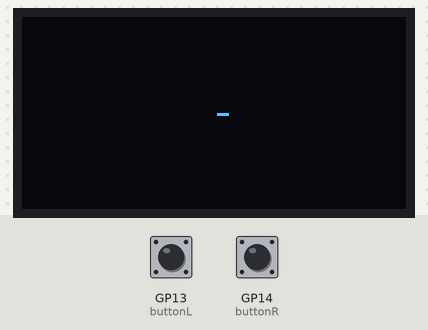
A program run on a simulated Raspberry Pi Pico running MicroPython. Parts: 128×64 one-colour display. Inputs (shaded band) come from the test bench; at power-on: GP13 (buttonL) HIGH, GP14 (buttonR) HIGH.

Above: at 1.4 s.
1.5 s: GP13 (buttonL) pulled LOW for 3.2 s
6.2 s: GP14 (buttonR) pulled LOW for 1 s
8.7 s: GP13 (buttonL) pulled LOW for 0.15 s
10.5 s: GP14 (buttonR) pulled LOW for 1 s
At 11.6 s:
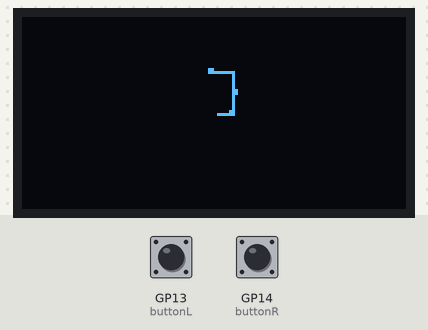
Timing chart, 0 to 13.5 s (numbered marks = the images above; inputs shaded):
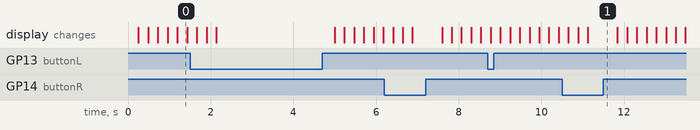

The program:

28_OLED_snake3.py
```python
from machine import Pin, I2C
from ssd1306 import SSD1306_I2C#with package micropython-ssd1306
from time import sleep

i2c=I2C(0,sda=Pin(16), scl=Pin(17), freq=40000)
oled = SSD1306_I2C(128, 64, i2c)
buttonR = machine.Pin(14, machine.Pin.IN, machine.Pin.PULL_UP)#press = 0 , unpress = 1
buttonL = machine.Pin(13, machine.Pin.IN, machine.Pin.PULL_UP)

oled.fill(0)

x = 64
y = 32
button_caculation = 0

while True:
    if buttonR.value() == 0:button_caculation = button_caculation + 1
    if buttonL.value() == 0:button_caculation = button_caculation - 1
    if buttonR.value() == 0 and buttonL.value() == 0:break
    if x > 128: x =0
    if x <0: x = 128
    if y > 64 : y =0
    if y <0 : y = 64
    if button_caculation % 4 == 0:x = x + 1
    if button_caculation % 4 == 1:y = y + 1
    if button_caculation % 4 == 2:x = x - 1
    if button_caculation % 4 == 3:y = y - 1
    oled.pixel(x,y,1)
    oled.show()
```
